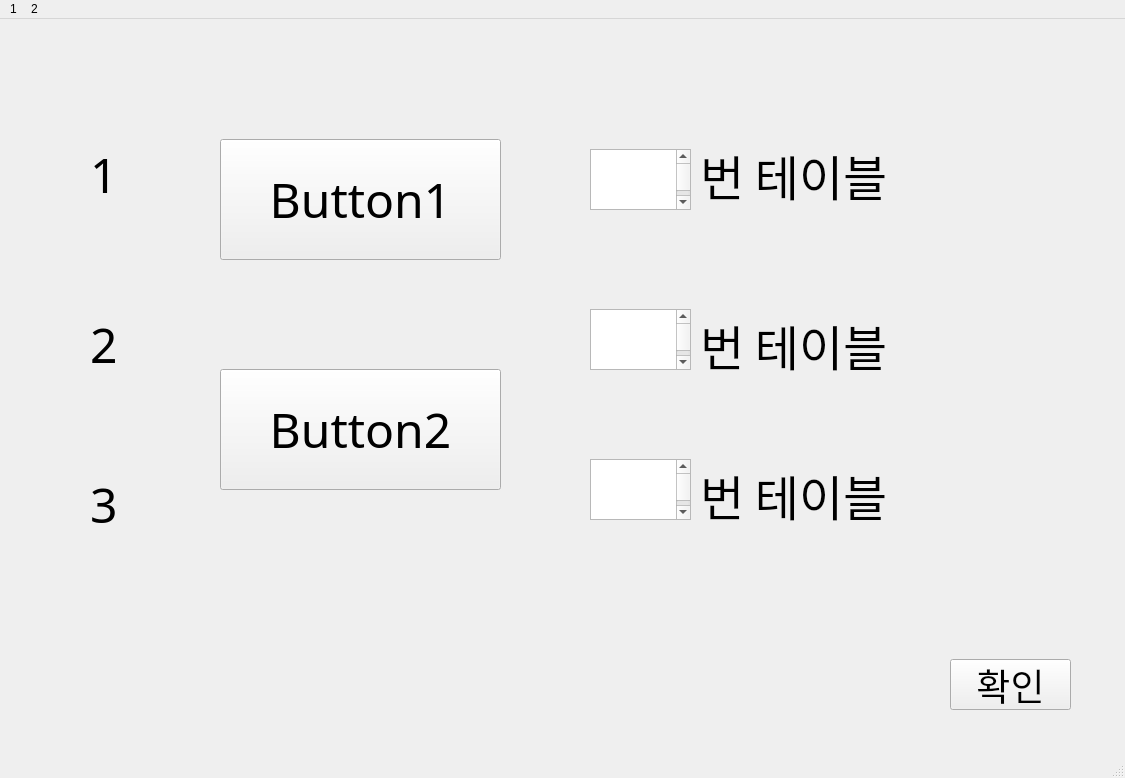
<?xml version="1.0" encoding="UTF-8"?>
<ui version="4.0">
 <class>MainWindow</class>
 <widget class="QMainWindow" name="MainWindow">
  <property name="geometry">
   <rect>
    <x>0</x>
    <y>0</y>
    <width>1125</width>
    <height>778</height>
   </rect>
  </property>
  <property name="windowTitle">
   <string>MainWindow</string>
  </property>
  <widget class="QWidget" name="centralwidget">
   <widget class="QLabel" name="label">
    <property name="geometry">
     <rect>
      <x>90</x>
      <y>120</y>
      <width>191</width>
      <height>71</height>
     </rect>
    </property>
    <property name="font">
     <font>
      <family>더잠실 3 Regular</family>
      <pointsize>36</pointsize>
     </font>
    </property>
    <property name="text">
     <string>1</string>
    </property>
   </widget>
   <widget class="QLabel" name="label_2">
    <property name="geometry">
     <rect>
      <x>90</x>
      <y>290</y>
      <width>191</width>
      <height>70</height>
     </rect>
    </property>
    <property name="font">
     <font>
      <family>더잠실 3 Regular</family>
      <pointsize>36</pointsize>
     </font>
    </property>
    <property name="text">
     <string>2</string>
    </property>
   </widget>
   <widget class="QLabel" name="label_3">
    <property name="geometry">
     <rect>
      <x>90</x>
      <y>450</y>
      <width>191</width>
      <height>71</height>
     </rect>
    </property>
    <property name="font">
     <font>
      <family>더잠실 3 Regular</family>
      <pointsize>36</pointsize>
     </font>
    </property>
    <property name="text">
     <string>3</string>
    </property>
   </widget>
   <widget class="QPlainTextEdit" name="plainTextEdit">
    <property name="geometry">
     <rect>
      <x>590</x>
      <y>130</y>
      <width>101</width>
      <height>61</height>
     </rect>
    </property>
    <property name="font">
     <font>
      <family>더잠실 3 Regular</family>
      <pointsize>36</pointsize>
     </font>
    </property>
    <property name="plainText">
     <string/>
    </property>
   </widget>
   <widget class="QLabel" name="label_4">
    <property name="geometry">
     <rect>
      <x>700</x>
      <y>120</y>
      <width>271</width>
      <height>71</height>
     </rect>
    </property>
    <property name="font">
     <font>
      <family>더잠실 3 Regular</family>
      <pointsize>36</pointsize>
     </font>
    </property>
    <property name="text">
     <string>번 테이블</string>
    </property>
   </widget>
   <widget class="QLabel" name="label_5">
    <property name="geometry">
     <rect>
      <x>700</x>
      <y>290</y>
      <width>271</width>
      <height>71</height>
     </rect>
    </property>
    <property name="font">
     <font>
      <family>더잠실 3 Regular</family>
      <pointsize>36</pointsize>
     </font>
    </property>
    <property name="text">
     <string>번 테이블</string>
    </property>
   </widget>
   <widget class="QLabel" name="label_6">
    <property name="geometry">
     <rect>
      <x>700</x>
      <y>440</y>
      <width>271</width>
      <height>71</height>
     </rect>
    </property>
    <property name="font">
     <font>
      <family>더잠실 3 Regular</family>
      <pointsize>36</pointsize>
     </font>
    </property>
    <property name="text">
     <string>번 테이블</string>
    </property>
   </widget>
   <widget class="QPlainTextEdit" name="plainTextEdit_2">
    <property name="geometry">
     <rect>
      <x>590</x>
      <y>290</y>
      <width>101</width>
      <height>61</height>
     </rect>
    </property>
    <property name="font">
     <font>
      <family>더잠실 3 Regular</family>
      <pointsize>36</pointsize>
     </font>
    </property>
    <property name="plainText">
     <string/>
    </property>
   </widget>
   <widget class="QPlainTextEdit" name="plainTextEdit_3">
    <property name="geometry">
     <rect>
      <x>590</x>
      <y>440</y>
      <width>101</width>
      <height>61</height>
     </rect>
    </property>
    <property name="font">
     <font>
      <family>더잠실 3 Regular</family>
      <pointsize>36</pointsize>
     </font>
    </property>
    <property name="plainText">
     <string/>
    </property>
   </widget>
   <widget class="QPushButton" name="btn_3">
    <property name="geometry">
     <rect>
      <x>950</x>
      <y>640</y>
      <width>121</width>
      <height>51</height>
     </rect>
    </property>
    <property name="font">
     <font>
      <family>더잠실 3 Regular</family>
      <pointsize>28</pointsize>
     </font>
    </property>
    <property name="text">
     <string>확인</string>
    </property>
   </widget>
   <widget class="QPushButton" name="btn_1">
    <property name="geometry">
     <rect>
      <x>220</x>
      <y>120</y>
      <width>281</width>
      <height>121</height>
     </rect>
    </property>
    <property name="font">
     <font>
      <family>더잠실 3 Regular</family>
      <pointsize>36</pointsize>
     </font>
    </property>
    <property name="text">
     <string>Button1</string>
    </property>
   </widget>
   <widget class="QPushButton" name="btn_2">
    <property name="geometry">
     <rect>
      <x>220</x>
      <y>350</y>
      <width>281</width>
      <height>121</height>
     </rect>
    </property>
    <property name="font">
     <font>
      <family>더잠실 3 Regular</family>
      <pointsize>36</pointsize>
     </font>
    </property>
    <property name="text">
     <string>Button2</string>
    </property>
   </widget>
  </widget>
  <widget class="QMenuBar" name="menubar">
   <property name="geometry">
    <rect>
     <x>0</x>
     <y>0</y>
     <width>1125</width>
     <height>21</height>
    </rect>
   </property>
   <widget class="QMenu" name="menu1">
    <property name="title">
     <string>1</string>
    </property>
   </widget>
   <widget class="QMenu" name="menu2">
    <property name="title">
     <string>2</string>
    </property>
   </widget>
   <addaction name="menu1"/>
   <addaction name="menu2"/>
  </widget>
  <widget class="QStatusBar" name="statusbar"/>
 </widget>
 <resources/>
 <connections/>
</ui>
